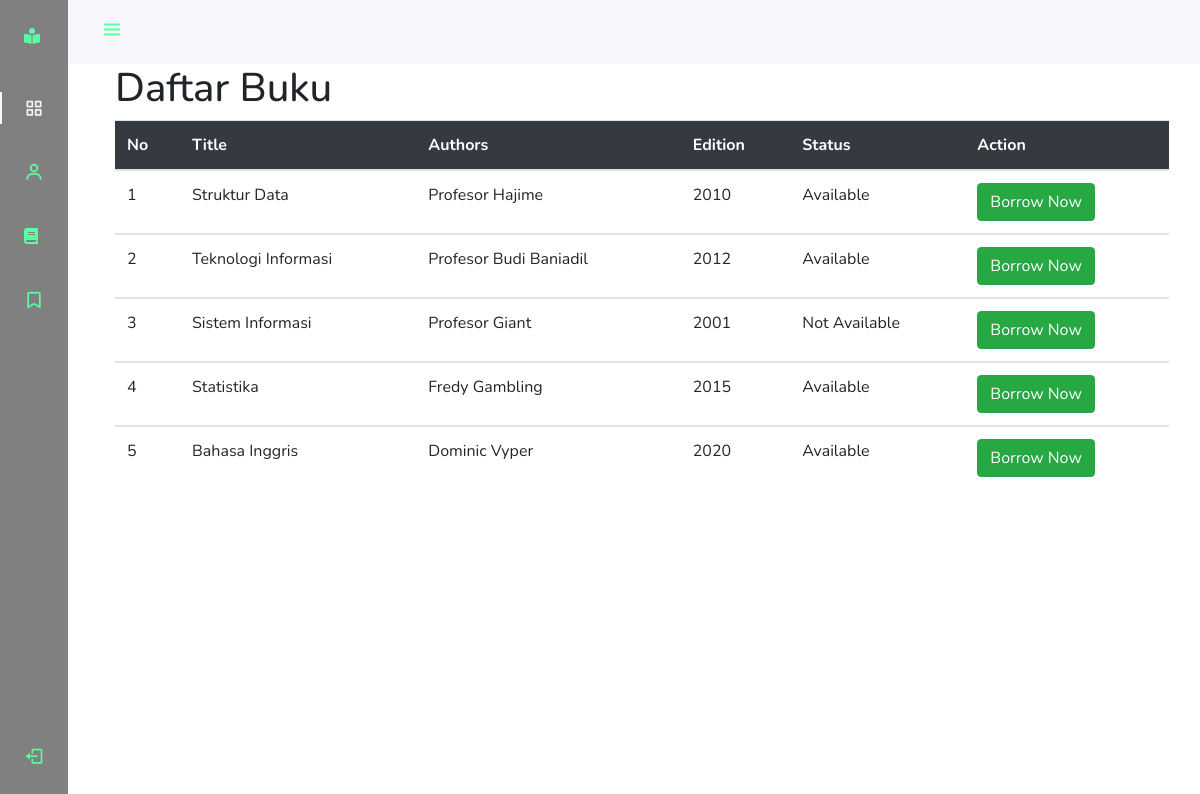
The app's page /book/book2.php with its own data.
### tables this page shows
CREATE TABLE `books` (
  `BooksId` int(11) NOT NULL,
  `BooksTitle` varchar(100) NOT NULL,
  `Authors` varchar(100) NOT NULL,
  `Edition` varchar(100) NOT NULL,
  `Status` varchar(100) NOT NULL
);

### book/book2.php (the view, shortened to what this page needs)
<?php
require '../includes/db-inc.php';
?>
<!DOCTYPE html>
<html lang="en">
<head>
	<link rel="stylesheet" href="assets/css/bootstrap.min.css">
</head>
 <body id="body-pd">
	<div class="container">
		<h1>Daftar Buku</h1>
    <link href='https://cdn.jsdelivr.net/npm/boxicons@2.0.5/css/boxicons.min.css' rel='stylesheet'>
    <link rel="stylesheet" href="https://cdnjs.cloudflare.com/ajax/libs/font-awesome/5.15.1/css/all.min.css">
    <link rel="stylesheet" href="assets/css/styles.css">
  </head>
<body>
	 <header class="header" id="header">
        <div class="header__toggle">
            <i class='bx bx-menu' id="header-toggle"></i>
        </div>
    </header>
    <div class="l-navbar" id="nav-bar">
        <nav class="nav">
            <div>
                <a href="#" class="nav__logo">
                    <i class="fas fa-book-reader" style="font-size: 24; color:#59ffa0"></i>
                </a>
                <div class="nav__list">
                    <a href="../Main page/index.php" class="nav__link active">
                    <i class='bx bx-grid-alt nav__icon' ></i>
                    </a>
                    <a href="../profile/profile.php" class="nav__link">
                        <i class='bx bx-user nav__icon' ></i>
                    </a>
                    <a href="book2.php" class="nav__link">
                        <i class="fas fa-book"></i>
                    </a>
                    <a href="../book/return.php" class="nav__link">
                        <i class='bx bx-bookmark nav__icon' ></i>
                    </a>
                </div>
            </div>
            <a href="../Main page/logout.php" class="nav__link">
                <i class='bx bx-log-out nav__icon' ></i>
            </a>
        </nav>
    </div>
    <table class="table table-hover">
			<thead class="bg-dark text-white">
				<tr>
					<th scope="col">No</th>
					<th scope="col">Title</th>
					<th scope="col">Authors</th>
					<th scope="col">Edition</th>
					<th scope="col">Status</th>
						<th scope="col">Action</th>
				</tr>
			</thead>
			<tbody>
					<?php
                                    $sql = "select * from books";
                    $query = mysqli_query($conn, $sql);
                    $counter = 1;
                    while ($row = mysqli_fetch_array($query)) {
                        $_SESSION['Title'] = $row['BooksTitle']; ?>
					<tr>
						<td><?php echo $counter++; ?></td>
						<td><?php echo $row['BooksTitle']; ?></td>
						<td><?php echo $row['Authors']; ?></td>
						<td><?php echo $row['Edition']; ?></td>
						<td><?php echo $row['Status']; ?></td>
						<td><a href="lend-student.php" id="show" class="show-in"><button class="btn btn-success">Borrow Now
							</button>
							</a></td>
					</tr>
			</tbody>
			<?php
                    }
            ?>
		</table>
  </body>
</html>

### book/assets/css/styles.css (style rules this page uses)
:root { --header-height: 3rem; --nav-width: 68px; --first-color: #59ffa0; --first-color-light: #AFA5D9; --white-color: #F7F6FB; --second-color :gray; --third-color :#caf0f8; --body-font: 'Nunito', sans-serif; --normal-font-size: 1rem; --body-font2: 'Quicksand', sans-serif; --z-fixed: 100; }
*,::before,::after { box-sizing: border-box; }
body { position: relative; margin: var(--header-height) 0 0 0; padding: 0 1rem; font-family: var(--body-font); font-size: var(--normal-font-size); transition: .5s; }
a { text-decoration: none; }
.header { width: 100%; height: var(--header-height); position: fixed; top: 0; left: 0; display: flex; align-items: center; justify-content: space-between; padding: 0 1rem; background-color: var(--white-color); z-index: var(--z-fixed); transition: .5s; }
.header__toggle { color: var(--first-color); font-size: 1.5rem; cursor: pointer; }
.l-navbar { position: fixed; top: 0; left: -30%; width: var(--nav-width); height: 100vh; background-color: var(--second-color); padding: .5rem 1rem 0 0; transition: .5s; z-index: var(--z-fixed); }
.nav { height: 100%; display: flex; flex-direction: column; justify-content: space-between; overflow: hidden; }
.nav__logo, .nav__link { display: grid; grid-template-columns: max-content max-content; align-items: center; column-gap: 1rem; padding: .5rem 0 .5rem 1.5rem; font-family: var(--body-font2); }
.nav__logo { margin-bottom: 2rem; }
.nav__link { position: relative; color: var(--first-color); margin-bottom: 1.5rem; transition: .3s; }
.nav__icon { font-size: 1.25rem; }
.active { color: var(--white-color); }
.active::before { content: ''; position: absolute; left: 0; width: 2px; height: 32px; background-color: var(--white-color); }
@media screen and (min-width: 768px) { body { margin: calc(var(--header-height) + 1rem) 0 0 0; padding-left: calc(var(--nav-width) + 2rem); } }
@media screen and (min-width: 768px) { .header { height: calc(var(--header-height) + 1rem); padding: 0 2rem 0 calc(var(--nav-width) + 2rem); } }
@media screen and (min-width: 768px) { .l-navbar { left: 0; padding: 1rem 1rem 0 0; } }
@media screen and (min-width: 768px) { * { margin: 0 ; padding: 0; box-sizing: border-box; } }

### records on screen
books: BooksTitle "Struktur Data", Authors "Profesor Hajime", Edition "2010", Status "Available"
books: BooksTitle "Teknologi Informasi", Authors "Profesor Budi Baniadil", Edition "2012", Status "Available"
books: BooksTitle "Sistem Informasi", Authors "Profesor Giant", Edition "2001", Status "Not Available"
books: BooksTitle "Statistika", Authors "Fredy Gambling", Edition "2015", Status "Available"
books: BooksTitle "Bahasa Inggris", Authors "Dominic Vyper", Edition "2020", Status "Available"
